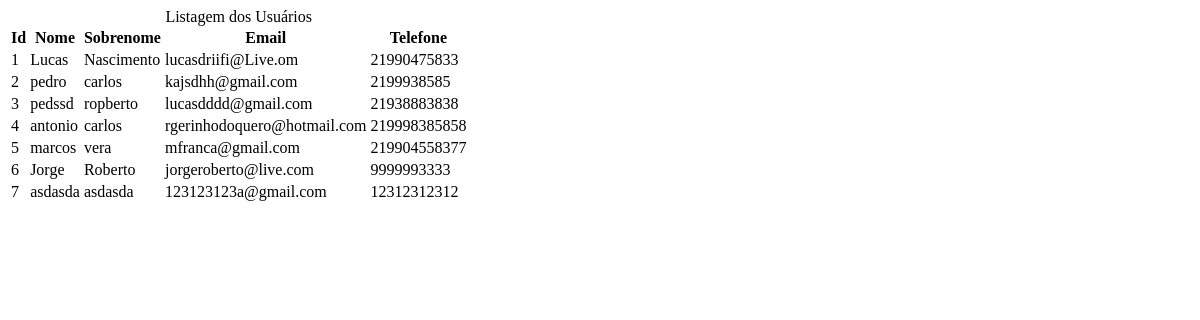
The app's page /usuario/listar/, older data.
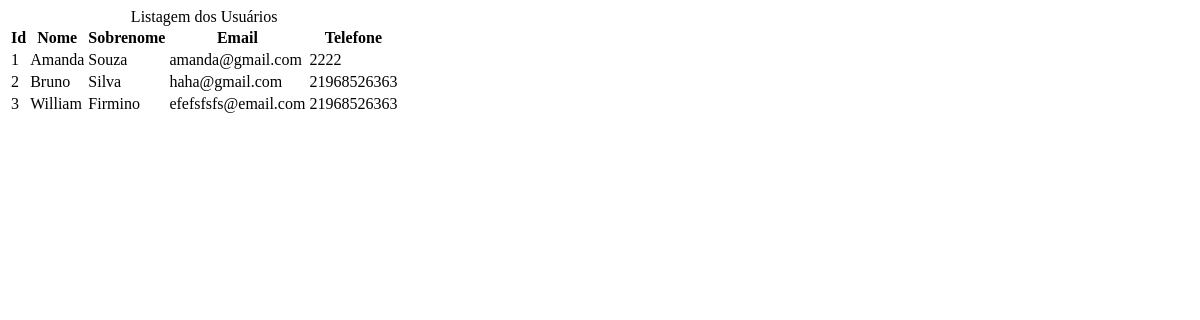
The same page, newer data.
### sistema/models.py (models this page shows, shortened)
class Usuario(models.Model):
    nome = models.CharField(max_length=50)
    sobrenome = models.CharField(max_length=50)
    cpf = models.CharField(max_length=11)
    telefone = models.CharField(max_length=20)
    email = models.EmailField()
    endereco = models.CharField(max_length=100)
    data_cadastro = models.DateTimeField(default=timezone.now)
    ativo = models.BooleanField(default=True)
    imagem = models.ImageField(blank=True, upload_to='imagens/%Y/%m')

### usuarios/views.py (the view)
# urls.py: path('listar/', views.listarUsuarios),
def listarUsuarios(request):
    usuarios = Usuario.objects.all()
    context = {
        'usuarios': usuarios,
    }
    return render(
        request,
        'usuarios/listar.html',
        context,
    )

### sistema/templates/usuarios/listar.html
<div class="container">
    <table class="table">
        <caption class="table-caption">
            Listagem dos Usuários
        </caption>
        <thead>
            <tr class="table-row table-row-header">
                <th class="table-header">Id</th>
                <th class="table-header">Nome</th>
                <th class="table-header">Sobrenome</th>
                <th class="table-header">Email</th>
                <th class="table-header">Telefone</th>
            </tr>
        </thead>
        <tbody>
            {% for usuario in usuarios %}
                <tr class="table-row">
                    <td class="table-cel"> {{ usuario.id }} </td>
                    <td class="table-cel">{{ usuario.nome }} </td>
                    <td class="table-cel">{{ usuario.sobrenome }} </td>
                    <td class="table-cel">{{ usuario.email }} </td>
                    <td class="table-cel">{{ usuario.telefone }} </td>
                </tr>
            {% endfor %}
        </tbody>
    </table>
</div>

Row changes from the older to the newer data that the page shows:
removed Usuario: id "4", nome "antonio", sobrenome "carlos", email "rgerinhodoquero@hotmail.com", telefone "219998385858"
removed Usuario: id "5", nome "marcos", sobrenome "vera", email "mfranca@gmail.com", telefone "219904558377"
removed Usuario: id "6", nome "Jorge", sobrenome "Roberto", email "jorgeroberto@live.com", telefone "9999993333"
removed Usuario: id "7", nome "asdasda", sobrenome "asdasda", email "123123123a@gmail.com", telefone "12312312312"
changed Usuario id 1: nome "Lucas" → "Amanda"; sobrenome "Nascimento" → "Souza"; email "lucasdriifi@Live.om" → "amanda@gmail.com"; telefone "21990475833" → "2222"
changed Usuario id 2: nome "pedro" → "Bruno"; sobrenome "carlos" → "Silva"; email "kajsdhh@gmail.com" → "haha@gmail.com"; telefone "2199938585" → "21968526363"
changed Usuario id 3: nome "pedssd" → "William"; sobrenome "ropberto" → "Firmino"; email "lucasdddd@gmail.com" → "efefsfsfs@email.com"; telefone "21938883838" → "21968526363"
